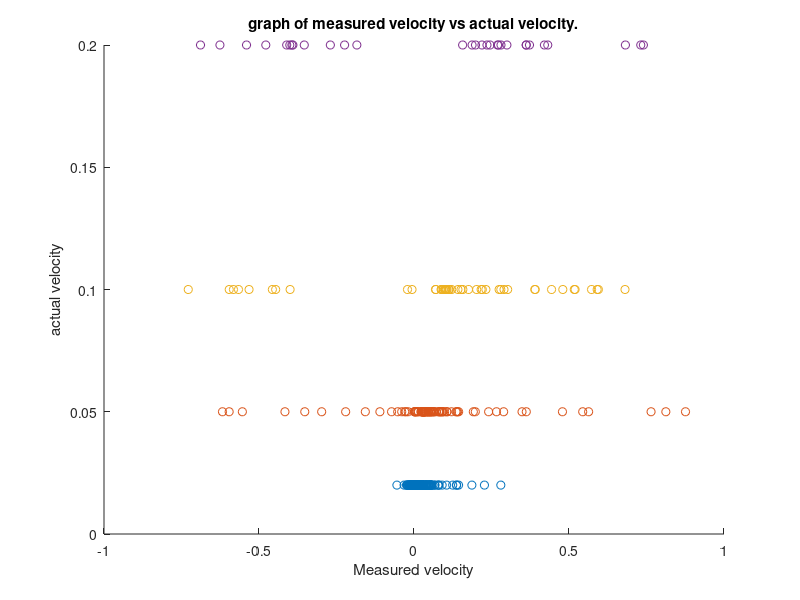

This chart was generated by the following MATLAB code:
clc, clear all, close all

% loading the data of the sensor measurements.

vrel_point05 = load('V_x_relsave_pt05.mat');
vrel_pt02 = load('V_x_relsave_pt02.mat');
vrel_pt2 = load('V_x_relsave_pt2.mat');
vrel_pt1 = load('V_x_relsave_pt1.mat');
%vrel_pt2.V_x_rel_save   = vrel_pt2.V_x_rel_save(2: 8); % taking actual readings.

 % actual velocity
v_real_actualpt02 = 0.02 * ones(1, 154);
v_real_actualpt05 = 0.05*ones(1, 94);
v_real_actualpt2 = 0.2*ones(1, 30);
v_real_actualpt1 = 0.1*ones(1, 48);
% concatenate measured values into matrix:
%v_measure_val = [vrel_pt02.V_x_rel_save(1:7), vrel_point05.V_x_rel_save(1:94), vrel_pt1.V_x_rel_save(1:7), vrel_pt2.V_x_rel_save(1:7)];
% concatenating the actual and measured values of the distance.


figure(1)
scatter(vrel_pt02.V_x_rel_save(1:154)', v_real_actualpt02)
hold on

scatter(vrel_point05.V_x_rel_save(1:94)', v_real_actualpt05)
scatter(vrel_pt1.V_x_rel_save(1:48)', v_real_actualpt1)
scatter(vrel_pt2.V_x_rel_save(1:30)', v_real_actualpt2)
xlabel('Measured velocity')
ylabel('actual velocity')
title('graph of measured velocity vs actual velocity.')

hold off
